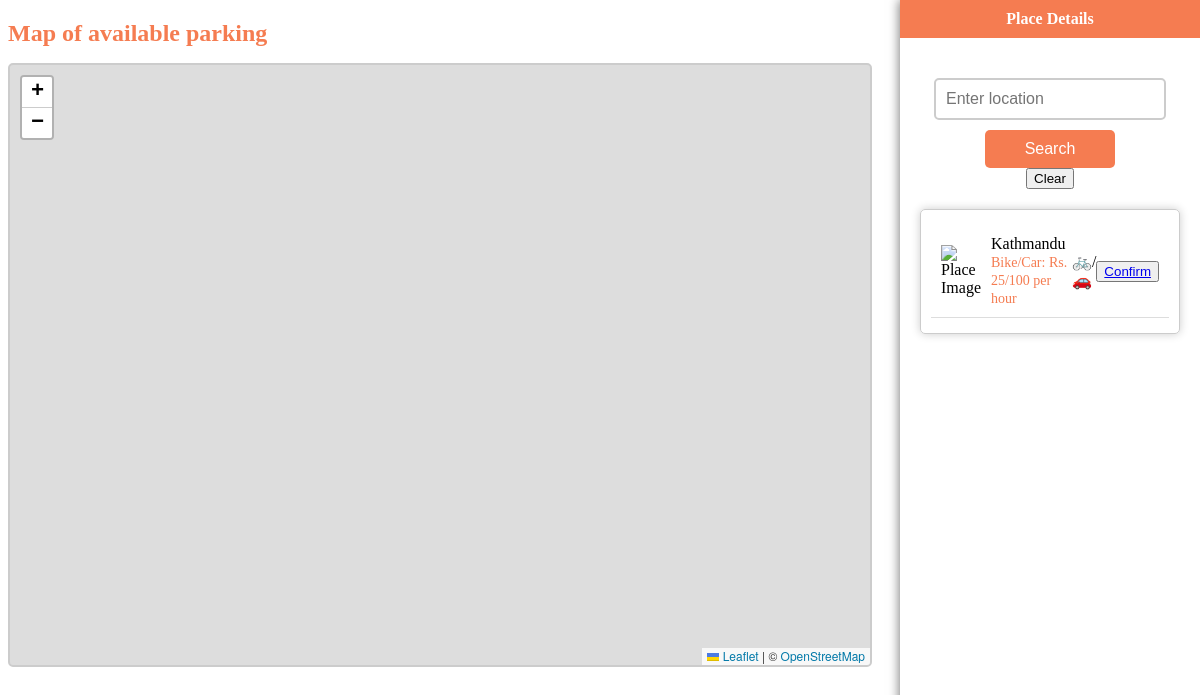
/parking/1, run on the app's committed database.
### open_park/models.py (models this page shows, shortened)
class Parking(models.Model):
    code = models.CharField(max_length=255, null=True, blank=True)
    owner= models.ForeignKey(User, on_delete=models.CASCADE, null=True, blank=True)
    name = models.CharField(max_length=255, null=True, blank=True, default="Parking")
    address = models.CharField(max_length=255, null=True, blank=True, default="Kathmandu")
    car_slot = models.IntegerField(null=True, blank=True)
    bike_slot = models.IntegerField(null=True, blank=True)
    car_charge = models.IntegerField(null=True, blank=True)
    bike_charge = models.IntegerField(null=True, blank=True)
    opening_time = models.TimeField(null=True, blank=True)
    close_time = models.TimeField(null=True, blank=True)
    full_time = models.BooleanField(null=True, blank=True, default=False)
    parking_type = models.CharField(max_length=255, null=True, blank=True)
    latitude = models.FloatField(null=True, blank=True)
    longitude = models.FloatField(null=True, blank=True)
    image = models.ImageField(upload_to=upload_parking_picture, null=True, blank=True)
    status = models.BooleanField(default=False, blank=True, null=True)

### customer/views.py (the view)
# urls.py: path('parking/<int:pk>', views.my_parking, name="my_parkings"),
def my_parking(request, pk):
    parkings = Parking.objects.get(id=pk)
    context = {
        'parkings': parkings
    }
    return render(request, 'customer/my_map.html', context)

### customer/templates/customer/my_map.html (shortened to what this page needs)
<!DOCTYPE html>
<html lang="en">
<head>
    <link rel="stylesheet" href="https://unpkg.com/leaflet@1.9.4/dist/leaflet.css"
/>
</head>
<body>
  <h1>Map of available parking</h1>
  <link rel="stylesheet" href="https://cdn.jsdelivr.net/npm/leaflet-routing-machine/dist/leaflet-routing-machine.css">
    <div class="container">
        <div id="map"></div>
        <div class="panel" id="infoPanel">
            <div class="panel-header">Place Details</div>
            <div class="panel-content" id="infoContent">
                <div class="search-container">
                    <input type="text" id="searchInput" placeholder="Enter location">
                    <button id="searchButton">Search</button>
                    <button id="clearButton">Clear</button>
                </div>
                <div id="nearbyPlacesList">
                    <div class="nearby-place">
                        <img src="{{parkings.image}}" alt="Place Image" class="place-image">
                        <div class="place-details">
                            <span class="place-name">{{parkings.address}}</span>
                            <span class="price">Bike/Car: Rs. {{parkings.bike_charge}}/{{parkings.car_charge}} per hour</span>
                        </div>
                        <span class="icon icon-bike-car">🚲/🚗</span>
                        <button type="button"><a href="{% url 'confirm_ticket' parkings.id %}">Confirm</a></button>
                    </div>
                </div>
            </div>
        </div>
    </div>
</body>
</html>

### customer/templates/customer/my_map.html (style rules this page uses)
#map { height: 600px; border: 2px solid #ccc; border-radius: 5px; margin-right: 320px; }
.panel { position: fixed; top: 0; right: 0; width: 300px; height: 100%; background-color: #fff; overflow-y: auto; box-shadow: -1px 0px 10px rgba(0, 0, 0, 0.5); }
.panel-header { text-align: center; padding: 10px; background-color: #F57C51; color: white; font-weight: bold; }
.panel-content { padding: 20px; }
.search-container { margin-top: 20px; text-align: center; display: flex; flex-direction: column; align-items: center; }
#searchInput { padding: 10px; font-size: 16px; border: 2px solid #ccc; border-radius: 5px; width: 80%; margin-bottom: 10px; }
#searchButton { padding: 10px 20px; font-size: 16px; background-color: #F57C51; color: white; border: none; border-radius: 5px; cursor: pointer; width: 50%; }
h1 { font-size: 24px; color: #F57C51; margin-top: 20px; }
#nearbyPlacesList { margin-top: 20px; border: 1px solid #ccc; border-radius: 5px; box-shadow: 0px 0px 10px rgba(0, 0, 0, 0.2); padding: 10px; max-height: 400px; overflow-y: auto; }
.nearby-place { margin: 5px 0; padding: 10px; border-bottom: 1px solid #ddd; display: flex; flex-direction: row; align-items: center; }
.place-image { max-width: 60px; margin-right: 10px; }
.place-details { flex-grow: 1; }
.price { font-size: 14px; color: #F57C51; margin-top: 5px; }

### data on the page
Parking: address "Kathmandu", bike_charge "25", car_charge "100"
